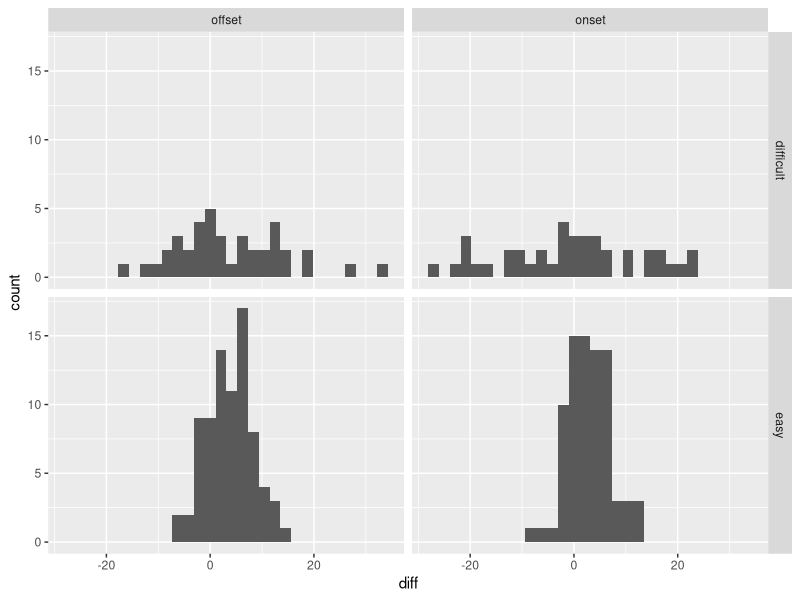

Write R code to recreate this figure.
# Exercise 9.3: Analyze boundary differences
# Phonetic Research in Practice, companion exercise script (MIT License).
# Run from the repository root; the excerpts printed in the book are taken from this file.

# --- Part 1 of 2 ---
library(readr); library(dplyr); library(tidyr); library(ggplot2)
b <- read_tsv("companion/data/ch09/synthetic_annotation/boundary_judgments.tsv") |>
  select(item_id, speaker_id, condition, boundary_type, annotator_id, time_ms) |>
  pivot_wider(names_from = annotator_id, values_from = time_ms) |>
  mutate(diff = SYN_RATER_B - SYN_RATER_A)
b |> group_by(boundary_type, condition) |>
  summarise(n = n(), mean_signed = mean(diff), median_abs = median(abs(diff)),
            q05 = quantile(diff, .05), q95 = quantile(diff, .95), .groups = "drop")
ggplot(b, aes(diff)) + geom_histogram(bins = 30) + facet_grid(condition ~ boundary_type)

# --- Part 2 of 2 ---
# milliseconds, fixed before looking at the differences
tol <- c(strict = 5, loose = 20)
within <- function(d) d |> group_by(boundary_type, condition) |>
  summarise(strict = mean(abs(diff) <= tol["strict"]),
            loose = mean(abs(diff) <= tol["loose"]), .groups = "drop")
set.seed(93); by_spk <- split(b, b$speaker_id)
boot <- bind_rows(lapply(1:1000, function(i)
  within(bind_rows(
    by_spk[sample(names(by_spk), replace = TRUE)]
  ))
))
ci <- boot |> group_by(boundary_type, condition) |>
  summarise(across(c(strict, loose),
                   list(lo = ~quantile(.x, .025),
                        hi = ~quantile(.x, .975))), .groups = "drop")
left_join(within(b), ci, by = c("boundary_type", "condition"))
